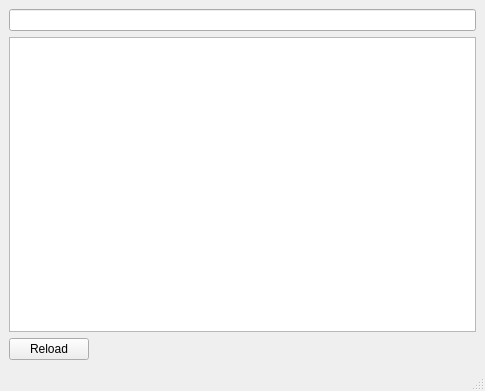
<?xml version="1.0" encoding="UTF-8"?>
<ui version="4.0">
 <class>mainWindow</class>
 <widget class="QMainWindow" name="mainWindow">
  <property name="geometry">
   <rect>
    <x>0</x>
    <y>0</y>
    <width>485</width>
    <height>391</height>
   </rect>
  </property>
  <property name="windowTitle">
   <string>OMTK - Plugin Manager</string>
  </property>
  <widget class="QWidget" name="centralwidget">
   <layout class="QVBoxLayout" name="verticalLayout">
    <item>
     <widget class="QLineEdit" name="lineEdit_search"/>
    </item>
    <item>
     <widget class="QTableView" name="tableView">
      <property name="selectionBehavior">
       <enum>QAbstractItemView::SelectRows</enum>
      </property>
      <attribute name="horizontalHeaderStretchLastSection">
       <bool>true</bool>
      </attribute>
     </widget>
    </item>
    <item>
     <layout class="QHBoxLayout" name="horizontalLayout">
      <item>
       <widget class="QPushButton" name="pushButton_reload">
        <property name="text">
         <string>Reload</string>
        </property>
       </widget>
      </item>
      <item>
       <spacer name="horizontalSpacer">
        <property name="orientation">
         <enum>Qt::Horizontal</enum>
        </property>
        <property name="sizeHint" stdset="0">
         <size>
          <width>40</width>
          <height>20</height>
         </size>
        </property>
       </spacer>
      </item>
     </layout>
    </item>
   </layout>
  </widget>
  <widget class="QMenuBar" name="menubar">
   <property name="geometry">
    <rect>
     <x>0</x>
     <y>0</y>
     <width>485</width>
     <height>28</height>
    </rect>
   </property>
  </widget>
  <widget class="QStatusBar" name="statusbar"/>
  <action name="actionReload">
   <property name="text">
    <string>Reload</string>
   </property>
  </action>
  <action name="actionSearchQueryChanged">
   <property name="text">
    <string>SearchQueryChanged</string>
   </property>
  </action>
 </widget>
 <resources/>
 <connections>
  <connection>
   <sender>pushButton_reload</sender>
   <signal>released()</signal>
   <receiver>actionReload</receiver>
   <slot>trigger()</slot>
   <hints>
    <hint type="sourcelabel">
     <x>52</x>
     <y>347</y>
    </hint>
    <hint type="destinationlabel">
     <x>-1</x>
     <y>-1</y>
    </hint>
   </hints>
  </connection>
  <connection>
   <sender>lineEdit_search</sender>
   <signal>textChanged(QString)</signal>
   <receiver>actionSearchQueryChanged</receiver>
   <slot>trigger()</slot>
   <hints>
    <hint type="sourcelabel">
     <x>242</x>
     <y>52</y>
    </hint>
    <hint type="destinationlabel">
     <x>-1</x>
     <y>-1</y>
    </hint>
   </hints>
  </connection>
 </connections>
</ui>
